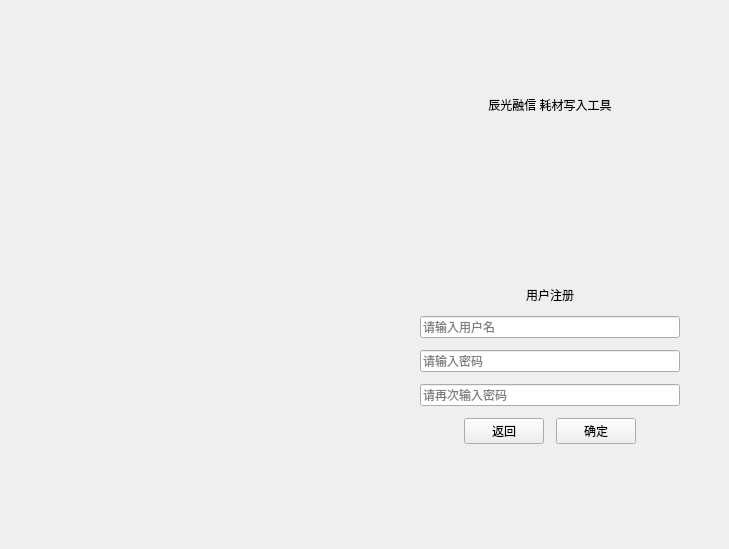
   <widget class="QWidget" name="newuserpage">
    <widget class="QWidget" name="verticalLayoutWidget_2">
     <property name="geometry">
      <rect>
       <x>380</x>
       <y>70</y>
       <width>340</width>
       <height>400</height>
      </rect>
     </property>
     <layout class="QVBoxLayout" name="verticalLayout_3">
      <property name="spacing">
       <number>12</number>
      </property>
      <property name="leftMargin">
       <number>40</number>
      </property>
      <property name="topMargin">
       <number>0</number>
      </property>
      <property name="rightMargin">
       <number>40</number>
      </property>
      <property name="bottomMargin">
       <number>0</number>
      </property>
      <item>
       <widget class="QLabel" name="label_25">
        <property name="text">
         <string/>
        </property>
        <property name="alignment">
         <set>Qt::AlignCenter</set>
        </property>
       </widget>
      </item>
      <item>
       <widget class="QLabel" name="label_23">
        <property name="text">
         <string>辰光融信 耗材写入工具</string>
        </property>
        <property name="alignment">
         <set>Qt::AlignCenter</set>
        </property>
       </widget>
      </item>
      <item>
       <spacer name="verticalSpacer_5">
        <property name="orientation">
         <enum>Qt::Vertical</enum>
        </property>
        <property name="sizeHint" stdset="0">
         <size>
          <width>20</width>
          <height>40</height>
         </size>
        </property>
       </spacer>
      </item>
      <item>
       <widget class="QLabel" name="label_22">
        <property name="text">
         <string>用户注册</string>
        </property>
        <property name="textFormat">
         <enum>Qt::RichText</enum>
        </property>
        <property name="alignment">
         <set>Qt::AlignCenter</set>
        </property>
       </widget>
      </item>
      <item>
       <widget class="QLineEdit" name="lineEdit_8">
        <property name="maxLength">
         <number>32</number>
        </property>
        <property name="placeholderText">
         <string>请输入用户名</string>
        </property>
       </widget>
      </item>
      <item>
       <widget class="QLineEdit" name="lineEdit_9">
        <property name="maxLength">
         <number>32</number>
        </property>
        <property name="placeholderText">
         <string>请输入密码</string>
        </property>
       </widget>
      </item>
      <item>
       <widget class="QLineEdit" name="lineEdit_10">
        <property name="maxLength">
         <number>32</number>
        </property>
        <property name="placeholderText">
         <string>请再次输入密码</string>
        </property>
       </widget>
      </item>
      <item>
       <layout class="QHBoxLayout" name="horizontalLayout_5">
        <item>
         <spacer name="horizontalSpacer_8">
          <property name="orientation">
           <enum>Qt::Horizontal</enum>
          </property>
          <property name="sizeHint" stdset="0">
           <size>
            <width>40</width>
            <height>20</height>
           </size>
          </property>
         </spacer>
        </item>
        <item>
         <widget class="QPushButton" name="Return">
          <property name="text">
           <string>返回</string>
          </property>
          <property name="autoDefault">
           <bool>false</bool>
          </property>
         </widget>
        </item>
        <item>
         <widget class="QPushButton" name="Confirm">
          <property name="text">
           <string>确定</string>
          </property>
          <property name="autoDefault">
           <bool>false</bool>
          </property>
         </widget>
        </item>
        <item>
         <spacer name="horizontalSpacer_9">
          <property name="orientation">
           <enum>Qt::Horizontal</enum>
          </property>
          <property name="sizeHint" stdset="0">
           <size>
            <width>40</width>
            <height>20</height>
           </size>
          </property>
         </spacer>
        </item>
       </layout>
      </item>
      <item>
       <widget class="QLabel" name="label_26">
        <property name="text">
         <string/>
        </property>
        <property name="alignment">
         <set>Qt::AlignCenter</set>
        </property>
       </widget>
      </item>
     </layout>
    </widget>
    <widget class="QLabel" name="label_24">
     <property name="geometry">
      <rect>
       <x>0</x>
       <y>0</y>
       <width>380</width>
       <height>540</height>
      </rect>
     </property>
     <property name="text">
      <string/>
     </property>
    </widget>
   </widget>
